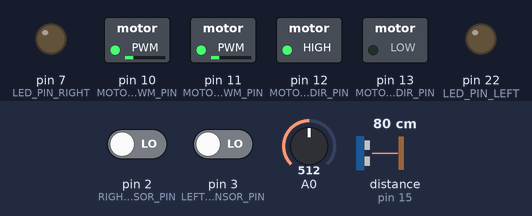
The sketch below on a simulated Arduino Mega 2560, built with avr-gcc and run on an emulated ATmega2560. Parts: switched loads named in the sketch (green lamp = pin HIGH), output pins drawn as LEDs (lit = HIGH). Wiring (inferred from the names in the program): ultrasonic range finder: trigger pin 14; echo pin 15. Inputs (shaded band) come from the test bench; at power-on: A0 = 512, distance to the obstacle (sensor on pin 15) 80 cm, pin 2 (RIGHT_SENSOR_PIN) LOW, pin 3 (LEFT_SENSOR_PIN) LOW. The echo pulse lasts 58.3 µs per cm; random numbers use the default seed unless the sketch sets one; pins used as bus, display or sensor lines are not drawn.

Above: at 1.2 s.
1.3 s: A0 set to 0
At 3.8 s:
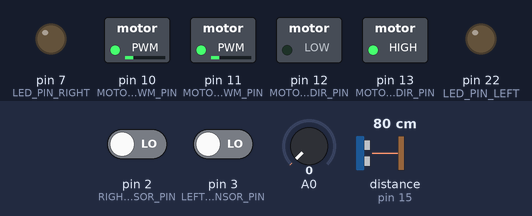
4.3 s: distance to the obstacle (sensor on pin 15) set to 6 cm
6.0 s: distance to the obstacle (sensor on pin 15) set to 3 cm
At 7.2 s:
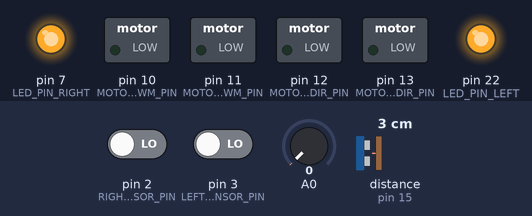
Timing chart, 0 to 9.0 s (numbered marks = the images above; inputs shaded):
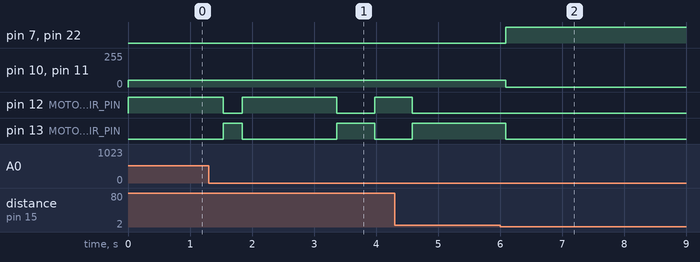

The sketch:

LAB13_Object_oriented_programming.ino
```cpp
#include <Arduino.h>

// UltrasonicSensor Class
class UltrasonicSensor {
private:
    int triggerPin;
    int echoPin;

public:
    UltrasonicSensor(int trigPin, int echoPin) {
        this->triggerPin = trigPin;
        this->echoPin = echoPin;
        pinMode(triggerPin, OUTPUT);
        pinMode(echoPin, INPUT);
    }

    long measureDistance() {
        digitalWrite(triggerPin, LOW);
        delayMicroseconds(2);
        digitalWrite(triggerPin, HIGH);
        delayMicroseconds(10);
        digitalWrite(triggerPin, LOW);
        long duration = pulseIn(echoPin, HIGH);
        long distance_cm = duration * 0.034 / 2;
        return distance_cm;
    }
};

// LineFollowerSensor Class
class LineFollowerSensor {
private:
    int leftSensorPin;
    int rightSensorPin;

public:
    LineFollowerSensor(int leftPin, int rightPin) {
        this->leftSensorPin = leftPin;
        this->rightSensorPin = rightPin;
        pinMode(leftPin, INPUT);
        pinMode(rightPin, INPUT);
    }

    int getTrackingState() {
        int leftSensor = digitalRead(leftSensorPin);
        int rightSensor = digitalRead(rightSensorPin);

        if (leftSensor == LOW && rightSensor == LOW) {
            return 0;
        } else if (leftSensor == LOW && rightSensor == HIGH) {
            return 1;
        } else if (leftSensor == HIGH && rightSensor == LOW) {
            return 10;
        } else if (leftSensor == HIGH && rightSensor == HIGH) {
            return 11;
        }
        // Default return statement if none of the conditions are met
        return -1; // or any other appropriate value
    }
};

// Motor Class
class Motor {
private:
    int pwmPin;
    int dirPin;

public:
    Motor(int pwm, int dir) {
        this->pwmPin = pwm;
        this->dirPin = dir;
        pinMode(pwm, OUTPUT);
        pinMode(dir, OUTPUT);
    }

    void setSpeed(int speed) {
        if (speed > 0) {
            digitalWrite(dirPin, HIGH);
        } else {
            digitalWrite(dirPin, LOW);
        }

        speed = abs(speed);
        speed = constrain(speed, 0, 100);
        int pwmValue = map(speed, 0, 100, 0, 255);
        analogWrite(pwmPin, pwmValue);
    }
};

// Robot Class
class Robot {
private:
    UltrasonicSensor ultrasonicSensor;
    LineFollowerSensor lineFollowerSensor;
    Motor leftMotor;
    Motor rightMotor;
    int ledPinLeft;
    int ledPinRight;

public:
    Robot(UltrasonicSensor us, LineFollowerSensor lfs, Motor lm, Motor rm, int ledLeft, int ledRight)
        : ultrasonicSensor(us), lineFollowerSensor(lfs), leftMotor(lm), rightMotor(rm), ledPinLeft(ledLeft), ledPinRight(ledRight) {
        pinMode(ledLeft, OUTPUT);
        pinMode(ledRight, OUTPUT);
    }

    int generateRandom20() {
        randomSeed(analogRead(0)); // You can use any analog pin for seeding
        return random(2) ? -20 : 20;
    }

    void execute() {
        int trackingState = lineFollowerSensor.getTrackingState();
        long distance_cm = ultrasonicSensor.measureDistance();

        if (distance_cm > 3) {
            if (trackingState == 0) {
                digitalWrite(ledPinLeft, LOW);
                digitalWrite(ledPinRight, LOW);
                int speed = generateRandom20();
                leftMotor.setSpeed(speed);
                rightMotor.setSpeed(-speed);
                delay(200);
            } else if (trackingState == 1) {
                digitalWrite(ledPinLeft, HIGH);
                digitalWrite(ledPinRight, LOW);
                leftMotor.setSpeed(30);
                rightMotor.setSpeed(-30);
            } else if (trackingState == 10) {
                digitalWrite(ledPinLeft, LOW);
                digitalWrite(ledPinRight, HIGH);
                leftMotor.setSpeed(-30);
                rightMotor.setSpeed(30);
            } else if (trackingState == 11) {
                digitalWrite(ledPinLeft, HIGH);
                digitalWrite(ledPinRight, HIGH);
                leftMotor.setSpeed(30);
                rightMotor.setSpeed(30);
            }
        } else {
            digitalWrite(ledPinLeft, HIGH);
            digitalWrite(ledPinRight, HIGH);
            leftMotor.setSpeed(0);
            rightMotor.setSpeed(0);
        }
        delay(100);
    }
};

// Pin Definitions
const int TRIGGER_PIN = 14;
const int ECHO_PIN = 15;
const int LEFT_SENSOR_PIN = 3;
const int RIGHT_SENSOR_PIN = 2;
const int MOTOR1_PWM_PIN = 10;
const int MOTOR1_DIR_PIN = 12;
const int MOTOR2_PWM_PIN = 11;
const int MOTOR2_DIR_PIN = 13;
const int LED_PIN_LEFT = 22;
const int LED_PIN_RIGHT = 7;

// Instantiate Components
UltrasonicSensor ultrasonicSensor(TRIGGER_PIN, ECHO_PIN);
LineFollowerSensor lineFollowerSensor(LEFT_SENSOR_PIN, RIGHT_SENSOR_PIN);
Motor leftMotor(MOTOR1_PWM_PIN, MOTOR1_DIR_PIN);
Motor rightMotor(MOTOR2_PWM_PIN, MOTOR2_DIR_PIN);
Robot robot(ultrasonicSensor, lineFollowerSensor, leftMotor, rightMotor, LED_PIN_LEFT, LED_PIN_RIGHT);

void setup() {
    Serial.begin(115200);
}

void loop() {
    robot.execute();
}
```

Measured:
- the behaviour switches between 5 and 4 cm on distance to the obstacle (sensor on pin 15) (found by bisection; images 1 and 2)
- after the input at 1.3 s, pin 12 (MOTOR1_DIR_PIN): HIGH → LOW after 0.23 s, → HIGH 0.31 s later, → LOW 1.5 s later, → HIGH 0.61 s later; pin 13 (MOTOR2_DIR_PIN): LOW → HIGH after 0.23 s, → LOW 0.31 s later, → HIGH 1.5 s later, → LOW 0.61 s later
- after the input at 6.0 s, pin 7 (LED_PIN_RIGHT), pin 22 (LED_PIN_LEFT): LOW → HIGH after 0.09 s; pin 10 (MOTOR1_PWM_PIN), pin 11 (MOTOR2_PWM_PIN): 51/255 → 0/255 after 0.09 s
